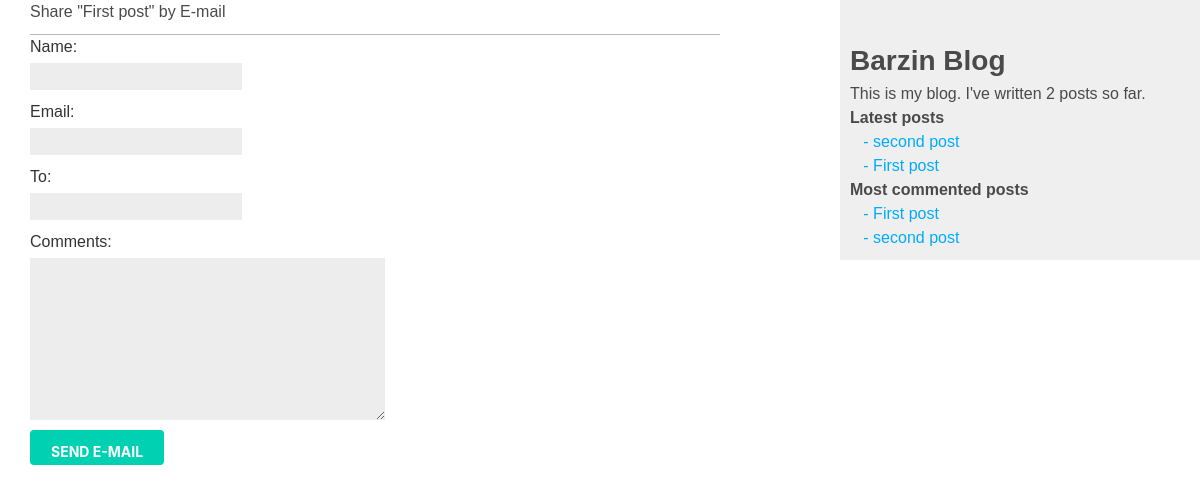
Before: /blog/share/1/ with the older database file.
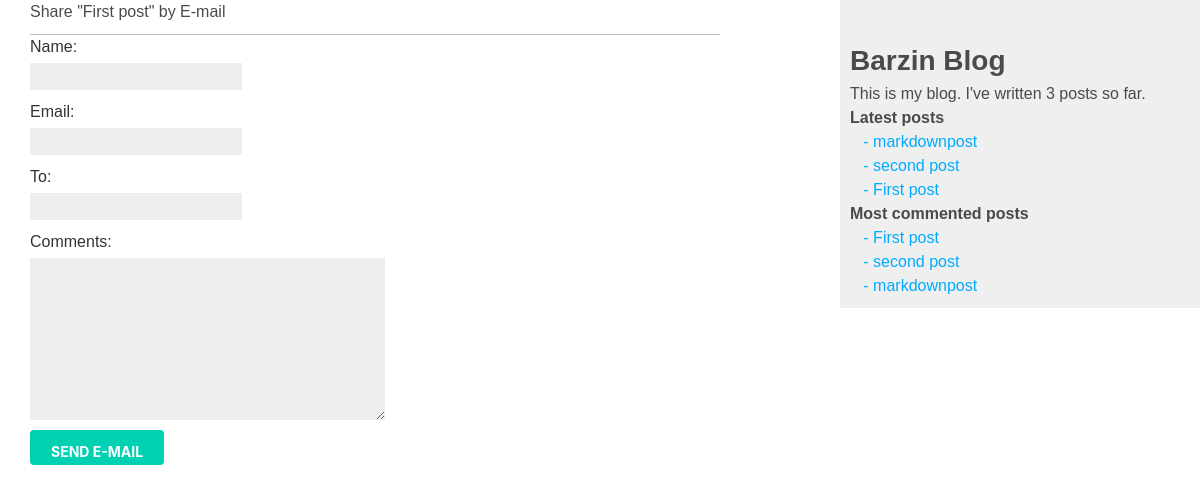
After: the same page with the newer database file.
### blog/models.py (models this page shows, shortened)
class Post(models.Model):
    tags = TaggableManager()
    objects = models.Manager()
    published = PublishedManager()
    class Status(models.TextChoices):
        DRAFT = 'DF','Draft'
        PUBLISHED = 'PB','Published'
    title = models.CharField(max_length=250)
    slug = models.SlugField(max_length=250,unique_for_date='publish')
    author = models.ForeignKey(User, on_delete=models.CASCADE,related_name="blog_posts")
    body = models.TextField()
    publish = models.DateTimeField(default=timezone.now)
    created = models.DateTimeField(auto_now_add=True)
    updated = models.DateTimeField(auto_now=True)
    status = models.CharField(max_length=2,choices=Status.choices,default=Status.DRAFT)
    class Meta:
        ordering = ['-publish']
        indexes = [
        models.Index(fields=['-publish']),
        ]
    def get_absolute_url(self):
        return reverse('blog:post_detail', args=[self.publish.year, self.publish.month, self.publish.day ,self.slug])

### blog/views.py (the view)
# urls.py: path('share/<int:post_id>/',post_share,name='post_share'),
def post_share(request,post_id):
    post = get_object_or_404(Post,id=post_id,status=Post.Status.PUBLISHED)
    sent = False
    if request.method == 'POST':
        form = EmailPostForm(request.POST)
        if form.is_valid():
            cd = form.cleaned_data
            post_url = request.build_absolute_uri(post.get_absolute_url())
            subject = f"{cd['name']} recommends you read : {post.title} "
            massage = f"Read {post.title} at {post_url} \n\n {cd['name']}\'s comments : {cd['comments']}"
            send_mail(subject,massage,'ahorabarzinprogram@gmail.com',[cd['to']])
            sent = True
    else:
        form = EmailPostForm()
    return render(request,'blog/post/share.html', { 'post':post , 'form':form , 'sent':sent })

### blog/forms.py
class EmailPostForm(forms.Form):
    name = forms.CharField(max_length=50)
    email= forms.EmailField()
    to = forms.EmailField()
    comments = forms.CharField(required=False,widget=forms.Textarea)

### blog/models.py (called while the page is built)
    def get_queryset(self):
        return super().get_queryset().filter(status=Post.Status.PUBLISHED)

### blog/templatetags/blog_tags.py (called while the page is built)
@register.simple_tag
def total_posts():
    return Post.published.count()

@register.inclusion_tag('blog/latest_posts.html')
def show_latest_posts(count=5):
    latest_posts = Post.published.order_by('-publish')[:count]
    return {'latest_posts': latest_posts}

@register.simple_tag()
def get_most_commented_posts(count=5):
    return Post.published.annotate(total_comments=Count('comments')).order_by('-total_comments')[:count]

### templates/blog/post/share.html (shortened to what this page needs)
{% extends 'blog/base.html' %}
{% block content%}
    {% if not sent %}
        <h1> Share "{{ post.title }}" by E-mail</h1>
        <form method="post">
            {{form.as_table}}
            <input type="submit" value="send E-mail" class="button is-primary">
        </form>
    {% else %}
        <h1>E-mail successfully sent</h1>
        <p>
            '{{ post.title }}' was successfully sent to {{ form.cleaned_data.to }} .
        </p>
    {% endif %}
{% endblock %}

### templates/blog/base.html (shortened to what this page needs)
{% load blog_tags %}
{% load static %}
<!DOCTYPE html>
<html>
<head>
    <link rel="stylesheet" href="https://cdn.jsdelivr.net/npm/bulma@0.9.4/css/bulma.min.css">
    <link rel="stylesheet" href="{% static 'css/blog/base.css' %}">
</head>
<body>
    <div id="content">
        {% block content %}
        {% endblock %}
    </div>
    <div id="sidebar">
        <h2 style="font-size: 28px;font-weight: 700;">Barzin Blog</h2>
        <p>
            This is my blog.
            I've written {% total_posts %} posts so far.
        </p>
        <p>
            <h3 style="font-weight: bold;">Latest posts</h3>
            {% show_latest_posts 3 %}
            <h3 style="font-weight: bold;">Most commented posts</h3>
            {%  get_most_commented_posts as most_commented_posts %}
            <ul>
                {% for post in most_commented_posts %}
                <li>
                    <a href="{{ post.get_absolute_url }}">&nbsp&nbsp&nbsp- {{ post.title }}</a>
                </li>
                {% endfor %}
            </ul>
        </p>
    </div>
</body>
</html>

### templates/blog/latest_posts.html
<ul>
    {% for post in latest_posts %}
        <li>
            <a href="{{ post.get_absolute_url }}">&nbsp&nbsp&nbsp- {{ post.title }}</a>
        </li>
    {% endfor %}
</ul>

Changed rows visible on the page:
added Post: title "markdownpost"
Other visible differences:
text no longer shown: "2"
text now shown: "3"
